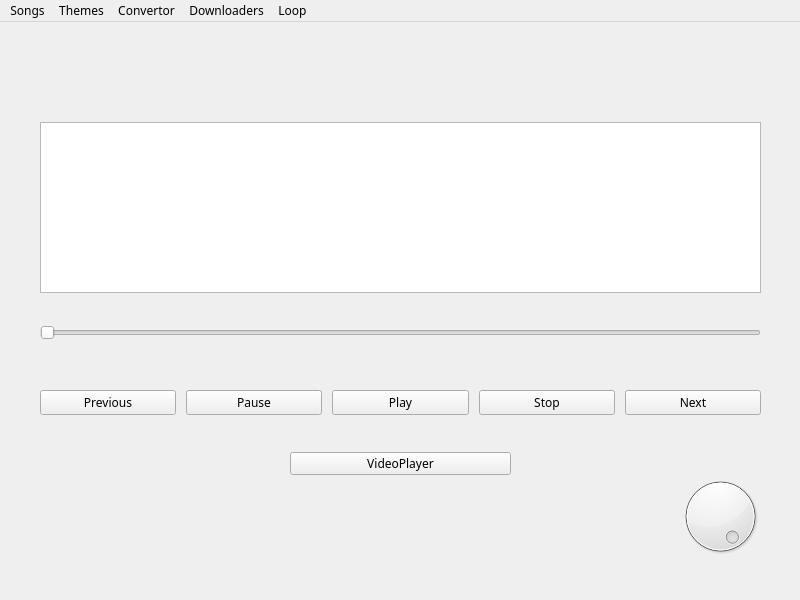
<?xml version="1.0" encoding="UTF-8"?>
<ui version="4.0">
 <class>MainWindow</class>
 <widget class="QMainWindow" name="MainWindow">
  <property name="windowModality">
   <enum>Qt::ApplicationModal</enum>
  </property>
  <property name="geometry">
   <rect>
    <x>0</x>
    <y>0</y>
    <width>800</width>
    <height>600</height>
   </rect>
  </property>
  <property name="font">
   <font>
    <family>Google Sans</family>
   </font>
  </property>
  <property name="windowTitle">
   <string>TheRagingBeast</string>
  </property>
  <property name="styleSheet">
   <string notr="true"/>
  </property>
  <widget class="QWidget" name="centralwidget">
   <widget class="QWidget" name="verticalLayoutWidget">
    <property name="geometry">
     <rect>
      <x>0</x>
      <y>10</y>
      <width>800</width>
      <height>80</height>
     </rect>
    </property>
    <layout class="QVBoxLayout" name="verticalLayout">
     <property name="spacing">
      <number>0</number>
     </property>
     <property name="sizeConstraint">
      <enum>QLayout::SetDefaultConstraint</enum>
     </property>
     <item alignment="Qt::AlignHCenter|Qt::AlignVCenter">
      <widget class="QLabel" name="trblogo">
       <property name="text">
        <string/>
       </property>
       <property name="pixmap">
        <pixmap>assets/logo.png</pixmap>
       </property>
       <property name="alignment">
        <set>Qt::AlignCenter</set>
       </property>
       <property name="indent">
        <number>0</number>
       </property>
      </widget>
     </item>
    </layout>
   </widget>
   <widget class="QWidget" name="horizontalLayoutWidget">
    <property name="geometry">
     <rect>
      <x>40</x>
      <y>340</y>
      <width>721</width>
      <height>81</height>
     </rect>
    </property>
    <layout class="QHBoxLayout" name="horizontalLayout" stretch="0,0,0,0,0">
     <property name="spacing">
      <number>10</number>
     </property>
     <property name="sizeConstraint">
      <enum>QLayout::SetDefaultConstraint</enum>
     </property>
     <item>
      <widget class="QPushButton" name="prevbutton">
       <property name="text">
        <string>Previous</string>
       </property>
      </widget>
     </item>
     <item>
      <widget class="QPushButton" name="pausebutton">
       <property name="text">
        <string>Pause</string>
       </property>
      </widget>
     </item>
     <item>
      <widget class="QPushButton" name="playbutton">
       <property name="text">
        <string>Play</string>
       </property>
      </widget>
     </item>
     <item>
      <widget class="QPushButton" name="stopbutton">
       <property name="text">
        <string>Stop</string>
       </property>
      </widget>
     </item>
     <item>
      <widget class="QPushButton" name="nextbutton">
       <property name="text">
        <string>Next</string>
       </property>
      </widget>
     </item>
    </layout>
   </widget>
   <widget class="QWidget" name="verticalLayoutWidget_2">
    <property name="geometry">
     <rect>
      <x>40</x>
      <y>280</y>
      <width>721</width>
      <height>61</height>
     </rect>
    </property>
    <layout class="QVBoxLayout" name="verticalLayout_2">
     <item>
      <widget class="QSlider" name="songslider">
       <property name="cursor">
        <cursorShape>ArrowCursor</cursorShape>
       </property>
       <property name="mouseTracking">
        <bool>true</bool>
       </property>
       <property name="focusPolicy">
        <enum>Qt::StrongFocus</enum>
       </property>
       <property name="maximum">
        <number>1000000000</number>
       </property>
       <property name="pageStep">
        <number>10</number>
       </property>
       <property name="orientation">
        <enum>Qt::Horizontal</enum>
       </property>
      </widget>
     </item>
    </layout>
   </widget>
   <widget class="QLabel" name="loadinganim">
    <property name="geometry">
     <rect>
      <x>290</x>
      <y>450</y>
      <width>151</width>
      <height>61</height>
     </rect>
    </property>
    <property name="text">
     <string/>
    </property>
   </widget>
   <widget class="QListView" name="songslist">
    <property name="geometry">
     <rect>
      <x>40</x>
      <y>100</y>
      <width>721</width>
      <height>171</height>
     </rect>
    </property>
    <property name="focusPolicy">
     <enum>Qt::StrongFocus</enum>
    </property>
    <property name="editTriggers">
     <set>QAbstractItemView::NoEditTriggers</set>
    </property>
    <property name="dragEnabled">
     <bool>false</bool>
    </property>
    <property name="dragDropMode">
     <enum>QAbstractItemView::DragOnly</enum>
    </property>
    <property name="defaultDropAction">
     <enum>Qt::MoveAction</enum>
    </property>
   </widget>
   <widget class="QWidget" name="verticalLayoutWidget_3">
    <property name="geometry">
     <rect>
      <x>0</x>
      <y>530</y>
      <width>801</width>
      <height>41</height>
     </rect>
    </property>
    <layout class="QVBoxLayout" name="verticalLayout_3">
     <item alignment="Qt::AlignHCenter">
      <widget class="QLabel" name="infolabel">
       <property name="sizePolicy">
        <sizepolicy hsizetype="Maximum" vsizetype="Preferred">
         <horstretch>0</horstretch>
         <verstretch>0</verstretch>
        </sizepolicy>
       </property>
       <property name="minimumSize">
        <size>
         <width>500</width>
         <height>0</height>
        </size>
       </property>
       <property name="maximumSize">
        <size>
         <width>83</width>
         <height>16777215</height>
        </size>
       </property>
       <property name="text">
        <string/>
       </property>
       <property name="textFormat">
        <enum>Qt::AutoText</enum>
       </property>
       <property name="alignment">
        <set>Qt::AlignCenter</set>
       </property>
      </widget>
     </item>
    </layout>
   </widget>
   <widget class="QLabel" name="nowplaying">
    <property name="geometry">
     <rect>
      <x>0</x>
      <y>480</y>
      <width>561</width>
      <height>39</height>
     </rect>
    </property>
    <property name="text">
     <string/>
    </property>
   </widget>
   <widget class="QDial" name="voldial">
    <property name="geometry">
     <rect>
      <x>650</x>
      <y>450</y>
      <width>141</width>
      <height>89</height>
     </rect>
    </property>
    <property name="maximum">
     <number>100</number>
    </property>
    <property name="value">
     <number>100</number>
    </property>
    <property name="wrapping">
     <bool>false</bool>
    </property>
    <property name="notchesVisible">
     <bool>false</bool>
    </property>
   </widget>
   <widget class="QPushButton" name="videobut">
    <property name="geometry">
     <rect>
      <x>290</x>
      <y>430</y>
      <width>221</width>
      <height>23</height>
     </rect>
    </property>
    <property name="text">
     <string>VideoPlayer</string>
    </property>
   </widget>
  </widget>
  <widget class="QMenuBar" name="menubar">
   <property name="geometry">
    <rect>
     <x>0</x>
     <y>0</y>
     <width>800</width>
     <height>21</height>
    </rect>
   </property>
   <widget class="QMenu" name="menuSongs">
    <property name="title">
     <string>Songs</string>
    </property>
    <widget class="QMenu" name="menuCreate_Playlist">
     <property name="title">
      <string>Create Playlist</string>
     </property>
     <addaction name="plcurrentadded"/>
    </widget>
    <addaction name="addsongs"/>
    <addaction name="menuCreate_Playlist"/>
    <addaction name="importpl"/>
    <addaction name="clearpl"/>
   </widget>
   <widget class="QMenu" name="menuThemes">
    <property name="title">
     <string>Themes</string>
    </property>
    <addaction name="defaulttheme"/>
    <addaction name="darkblue"/>
    <addaction name="darkamber"/>
    <addaction name="darkred"/>
    <addaction name="darkyellow"/>
   </widget>
   <widget class="QMenu" name="menuConvertor">
    <property name="title">
     <string>Convertor</string>
    </property>
    <addaction name="convertsong"/>
   </widget>
   <widget class="QMenu" name="menuDownloaders">
    <property name="title">
     <string>Downloaders</string>
    </property>
    <addaction name="ytdl"/>
    <addaction name="jiosavn"/>
   </widget>
   <widget class="QMenu" name="menuLoop">
    <property name="title">
     <string>Loop</string>
    </property>
    <addaction name="loopone"/>
    <addaction name="loopall"/>
    <addaction name="looprandom"/>
   </widget>
   <addaction name="menuSongs"/>
   <addaction name="menuThemes"/>
   <addaction name="menuConvertor"/>
   <addaction name="menuDownloaders"/>
   <addaction name="menuLoop"/>
  </widget>
  <action name="addsongs">
   <property name="checkable">
    <bool>true</bool>
   </property>
   <property name="icon">
    <iconset>
     <normaloff>assets/folder.png</normaloff>assets/folder.png</iconset>
   </property>
   <property name="text">
    <string>Add Songs</string>
   </property>
   <property name="shortcut">
    <string>Ctrl+O</string>
   </property>
   <property name="shortcutContext">
    <enum>Qt::WindowShortcut</enum>
   </property>
  </action>
  <action name="defaulttheme">
   <property name="text">
    <string>Default</string>
   </property>
  </action>
  <action name="darkblue">
   <property name="text">
    <string>Dark Blue</string>
   </property>
  </action>
  <action name="darkamber">
   <property name="text">
    <string>Dark Amber</string>
   </property>
  </action>
  <action name="darkred">
   <property name="text">
    <string>Dark Red</string>
   </property>
  </action>
  <action name="darkyellow">
   <property name="text">
    <string>Dark Yellow</string>
   </property>
  </action>
  <action name="convertsong">
   <property name="text">
    <string>Convert Music</string>
   </property>
  </action>
  <action name="ytdl">
   <property name="text">
    <string>YouTube</string>
   </property>
  </action>
  <action name="jiosavn">
   <property name="text">
    <string>JioSaavn</string>
   </property>
  </action>
  <action name="clearpl">
   <property name="text">
    <string>Clear Playlist</string>
   </property>
  </action>
  <action name="plcurrentadded">
   <property name="text">
    <string>Songs Currently added</string>
   </property>
   <property name="shortcut">
    <string>Ctrl+C</string>
   </property>
  </action>
  <action name="importpl">
   <property name="text">
    <string>Import Playlist</string>
   </property>
  </action>
  <action name="loopone">
   <property name="checkable">
    <bool>true</bool>
   </property>
   <property name="text">
    <string>One</string>
   </property>
  </action>
  <action name="loopall">
   <property name="checkable">
    <bool>true</bool>
   </property>
   <property name="checked">
    <bool>false</bool>
   </property>
   <property name="text">
    <string>All</string>
   </property>
  </action>
  <action name="looprandom">
   <property name="checkable">
    <bool>true</bool>
   </property>
   <property name="text">
    <string>Random</string>
   </property>
  </action>
  <action name="showEq">
   <property name="text">
    <string>Show</string>
   </property>
  </action>
 </widget>
 <resources/>
 <connections/>
</ui>
